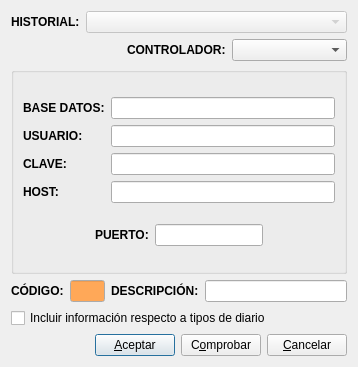
<?xml version="1.0" encoding="UTF-8"?>
<ui version="4.0">
 <author>José Manuel Díez Botella</author>
 <class>conex_consolidacion</class>
 <widget class="QDialog" name="conex_consolidacion">
  <property name="geometry">
   <rect>
    <x>0</x>
    <y>0</y>
    <width>358</width>
    <height>367</height>
   </rect>
  </property>
  <property name="windowTitle">
   <string>Base de datos a consolidar</string>
  </property>
  <layout class="QVBoxLayout">
   <item>
    <layout class="QHBoxLayout">
     <property name="spacing">
      <number>6</number>
     </property>
     <property name="margin">
      <number>0</number>
     </property>
     <item>
      <widget class="QLabel" name="label">
       <property name="font">
        <font>
         <weight>75</weight>
         <bold>true</bold>
        </font>
       </property>
       <property name="text">
        <string>HISTORIAL:</string>
       </property>
      </widget>
     </item>
     <item>
      <widget class="QComboBox" name="bdcomboBox">
       <property name="enabled">
        <bool>false</bool>
       </property>
       <property name="sizePolicy">
        <sizepolicy hsizetype="Expanding" vsizetype="Fixed">
         <horstretch>0</horstretch>
         <verstretch>0</verstretch>
        </sizepolicy>
       </property>
      </widget>
     </item>
    </layout>
   </item>
   <item>
    <layout class="QHBoxLayout">
     <property name="spacing">
      <number>6</number>
     </property>
     <property name="margin">
      <number>0</number>
     </property>
     <item>
      <spacer>
       <property name="orientation">
        <enum>Qt::Horizontal</enum>
       </property>
       <property name="sizeHint" stdset="0">
        <size>
         <width>40</width>
         <height>20</height>
        </size>
       </property>
      </spacer>
     </item>
     <item>
      <widget class="QLabel" name="label_6">
       <property name="font">
        <font>
         <weight>75</weight>
         <bold>true</bold>
        </font>
       </property>
       <property name="text">
        <string>CONTROLADOR:</string>
       </property>
      </widget>
     </item>
     <item>
      <widget class="QComboBox" name="controladorcomboBox">
       <property name="sizePolicy">
        <sizepolicy hsizetype="Expanding" vsizetype="Fixed">
         <horstretch>0</horstretch>
         <verstretch>0</verstretch>
        </sizepolicy>
       </property>
      </widget>
     </item>
    </layout>
   </item>
   <item>
    <widget class="QGroupBox" name="groupBox">
     <property name="title">
      <string/>
     </property>
     <layout class="QVBoxLayout">
      <item>
       <layout class="QGridLayout">
        <item row="0" column="0">
         <widget class="QLabel" name="label_3">
          <property name="font">
           <font>
            <weight>75</weight>
            <bold>true</bold>
           </font>
          </property>
          <property name="text">
           <string>BASE DATOS:</string>
          </property>
         </widget>
        </item>
        <item row="0" column="1">
         <widget class="QLineEdit" name="bdlineEdit"/>
        </item>
        <item row="1" column="0">
         <widget class="QLabel" name="label_2">
          <property name="font">
           <font>
            <weight>75</weight>
            <bold>true</bold>
           </font>
          </property>
          <property name="text">
           <string>USUARIO:</string>
          </property>
         </widget>
        </item>
        <item row="1" column="1">
         <widget class="QLineEdit" name="usuariolineEdit"/>
        </item>
        <item row="2" column="0">
         <widget class="QLabel" name="label_4">
          <property name="font">
           <font>
            <weight>75</weight>
            <bold>true</bold>
           </font>
          </property>
          <property name="text">
           <string>CLAVE:</string>
          </property>
         </widget>
        </item>
        <item row="2" column="1">
         <widget class="QLineEdit" name="clavelineEdit">
          <property name="echoMode">
           <enum>QLineEdit::Password</enum>
          </property>
         </widget>
        </item>
        <item row="3" column="0">
         <widget class="QLabel" name="label_5">
          <property name="font">
           <font>
            <weight>75</weight>
            <bold>true</bold>
           </font>
          </property>
          <property name="text">
           <string>HOST:</string>
          </property>
         </widget>
        </item>
        <item row="3" column="1">
         <widget class="QLineEdit" name="hostlineEdit"/>
        </item>
       </layout>
      </item>
      <item>
       <layout class="QHBoxLayout">
        <item>
         <spacer>
          <property name="orientation">
           <enum>Qt::Horizontal</enum>
          </property>
          <property name="sizeHint" stdset="0">
           <size>
            <width>40</width>
            <height>20</height>
           </size>
          </property>
         </spacer>
        </item>
        <item>
         <widget class="QLabel" name="label_7">
          <property name="font">
           <font>
            <weight>75</weight>
            <bold>true</bold>
           </font>
          </property>
          <property name="text">
           <string>PUERTO:</string>
          </property>
         </widget>
        </item>
        <item>
         <widget class="QLineEdit" name="puertolineEdit"/>
        </item>
        <item>
         <spacer>
          <property name="orientation">
           <enum>Qt::Horizontal</enum>
          </property>
          <property name="sizeHint" stdset="0">
           <size>
            <width>40</width>
            <height>20</height>
           </size>
          </property>
         </spacer>
        </item>
       </layout>
      </item>
     </layout>
    </widget>
   </item>
   <item>
    <layout class="QHBoxLayout">
     <item>
      <layout class="QHBoxLayout">
       <item>
        <widget class="QLabel" name="label_8">
         <property name="font">
          <font>
           <weight>75</weight>
           <bold>true</bold>
          </font>
         </property>
         <property name="text">
          <string>CÓDIGO:</string>
         </property>
        </widget>
       </item>
      </layout>
     </item>
     <item>
      <widget class="QLineEdit" name="codigolineEdit">
       <property name="maximumSize">
        <size>
         <width>35</width>
         <height>16777215</height>
        </size>
       </property>
       <property name="palette">
        <palette>
         <active>
          <colorrole role="Base">
           <brush brushstyle="SolidPattern">
            <color alpha="255">
             <red>255</red>
             <green>168</green>
             <blue>88</blue>
            </color>
           </brush>
          </colorrole>
         </active>
         <inactive>
          <colorrole role="Base">
           <brush brushstyle="SolidPattern">
            <color alpha="255">
             <red>255</red>
             <green>168</green>
             <blue>88</blue>
            </color>
           </brush>
          </colorrole>
         </inactive>
         <disabled>
          <colorrole role="Base">
           <brush brushstyle="SolidPattern">
            <color alpha="255">
             <red>244</red>
             <green>244</green>
             <blue>244</blue>
            </color>
           </brush>
          </colorrole>
         </disabled>
        </palette>
       </property>
       <property name="readOnly">
        <bool>true</bool>
       </property>
      </widget>
     </item>
     <item>
      <layout class="QHBoxLayout">
       <item>
        <widget class="QLabel" name="label_9">
         <property name="font">
          <font>
           <weight>75</weight>
           <bold>true</bold>
          </font>
         </property>
         <property name="text">
          <string>DESCRIPCIÓN:</string>
         </property>
        </widget>
       </item>
       <item>
        <widget class="QLineEdit" name="descriplineEdit"/>
       </item>
      </layout>
     </item>
    </layout>
   </item>
   <item>
    <widget class="QCheckBox" name="diarioscheckBox">
     <property name="text">
      <string>Incluir información respecto a tipos de diario</string>
     </property>
    </widget>
   </item>
   <item>
    <layout class="QHBoxLayout">
     <property name="spacing">
      <number>6</number>
     </property>
     <property name="margin">
      <number>0</number>
     </property>
     <item>
      <spacer>
       <property name="orientation">
        <enum>Qt::Horizontal</enum>
       </property>
       <property name="sizeHint" stdset="0">
        <size>
         <width>40</width>
         <height>20</height>
        </size>
       </property>
      </spacer>
     </item>
     <item>
      <widget class="QPushButton" name="AceptarpushButton">
       <property name="text">
        <string>&amp;Aceptar</string>
       </property>
      </widget>
     </item>
     <item>
      <widget class="QPushButton" name="compropushButton">
       <property name="text">
        <string>C&amp;omprobar</string>
       </property>
      </widget>
     </item>
     <item>
      <widget class="QPushButton" name="cancelarpushButton">
       <property name="text">
        <string>&amp;Cancelar</string>
       </property>
      </widget>
     </item>
    </layout>
   </item>
  </layout>
 </widget>
 <tabstops>
  <tabstop>bdcomboBox</tabstop>
  <tabstop>controladorcomboBox</tabstop>
  <tabstop>bdlineEdit</tabstop>
  <tabstop>usuariolineEdit</tabstop>
  <tabstop>clavelineEdit</tabstop>
  <tabstop>hostlineEdit</tabstop>
  <tabstop>puertolineEdit</tabstop>
  <tabstop>codigolineEdit</tabstop>
  <tabstop>descriplineEdit</tabstop>
  <tabstop>diarioscheckBox</tabstop>
  <tabstop>AceptarpushButton</tabstop>
  <tabstop>compropushButton</tabstop>
  <tabstop>cancelarpushButton</tabstop>
 </tabstops>
 <resources/>
 <connections>
  <connection>
   <sender>AceptarpushButton</sender>
   <signal>clicked()</signal>
   <receiver>conex_consolidacion</receiver>
   <slot>accept()</slot>
   <hints>
    <hint type="sourcelabel">
     <x>150</x>
     <y>355</y>
    </hint>
    <hint type="destinationlabel">
     <x>169</x>
     <y>294</y>
    </hint>
   </hints>
  </connection>
  <connection>
   <sender>cancelarpushButton</sender>
   <signal>clicked()</signal>
   <receiver>conex_consolidacion</receiver>
   <slot>reject()</slot>
   <hints>
    <hint type="sourcelabel">
     <x>352</x>
     <y>355</y>
    </hint>
    <hint type="destinationlabel">
     <x>322</x>
     <y>307</y>
    </hint>
   </hints>
  </connection>
 </connections>
</ui>
